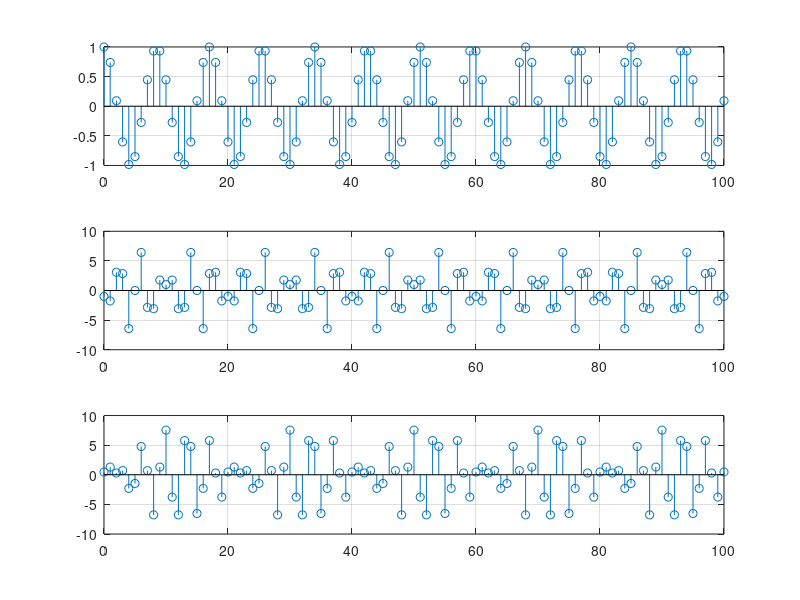

This figure's MATLAB source:
n=0:100;
x4=cos(4*pi.*n/17);
x5=3*cos(1.3*pi.*n)-4*sin(0.5*pi.*n+0.5*pi);
x6=5*cos(1.5*pi.*n+0.75*pi)+4*cos(0.6*pi.*n)-sin(0.5*pi.*n);

subplot(3,1,1);
stem(n,x4);
grid on;
subplot(3,1,2);
stem(n,x5);
grid on;
subplot(3,1,3);
stem(n,x6);
grid on;